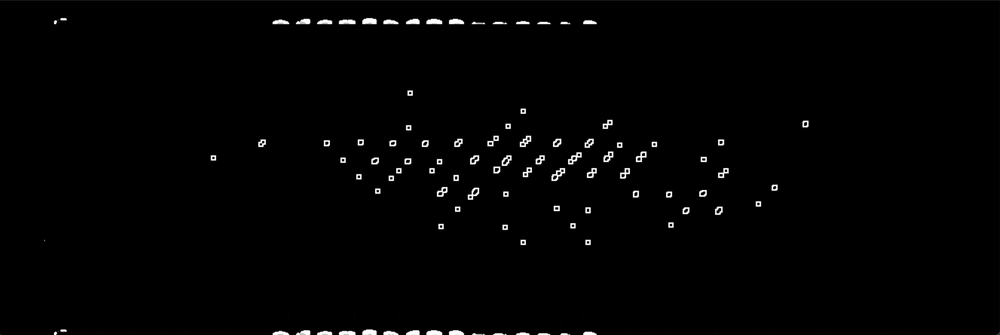
#> input picture blacktest2.png, 1000 x 335 px, shrunk from 1990 x 667 before the run
$ python -i isolate.py   (imports and definitions only)
#> lines starting #> are read from the running program, lines starting #| are printed output that depends on the picture; after the words box and inside, x2 and y2 are one past the last pixel; in counts of white or black regions, pixels touching at a corner belong together
#> further down, picture is the input picture: shape (335, 1000, 3); mean B, G, R 2.8, 2.8, 2.8
import cv2 as cv
import numpy as np


def chk_area(img):
    gray = cv.cvtColor(img, cv.COLOR_BGR2GRAY)
    ret,thresh = cv.threshold(gray, 127, 255, 0)
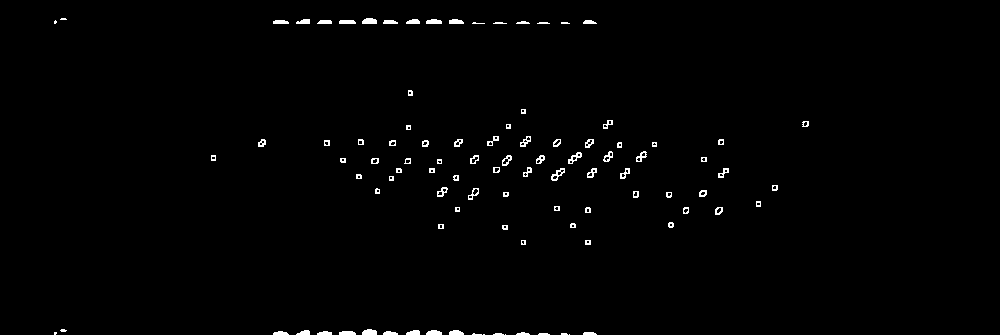
#> thresh: shape (335, 1000); 1.1% white; 99 white regions (12 under 20 px)
    contours, hierarchy = cv.findContours(thresh, cv.RETR_TREE, cv.CHAIN_APPROX_SIMPLE)
#> contours = 182 contours, 112 with area under 20; largest, box (x1, y1, x2, y2) and area: (551, 168, 565, 181) 76, (568, 152, 582, 164) 66, (362, 18, 377, 24) 60, (362, 329, 377, 335) 58, (502, 155, 512, 166) 58
    if len(contours) <= 0:
        return False

    cv.drawContours(img, contours, -1, (0, 255, 0), 2)
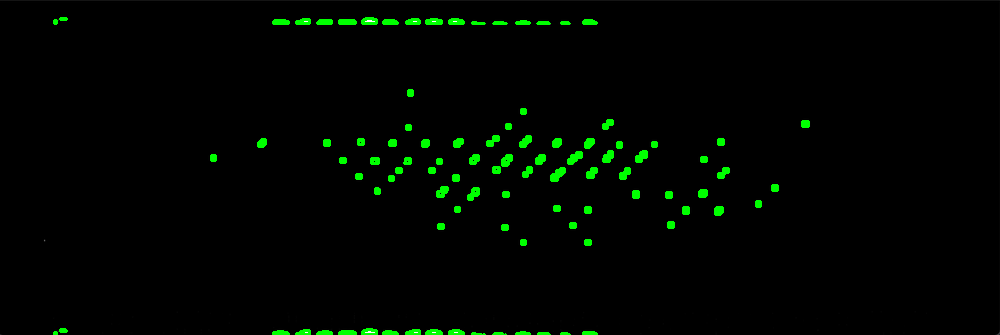
#> img: shape (335, 1000, 3); 2.04% of pixels changed, all inside (x1, y1, x2, y2) = (53, 17, 810, 335)
    area = np.max(np.array([cv.contourArea(x) for x in contours]))
#> area = 76.5

    if area > 1.0:
        return img
    else :
        return np.empty_like(img)

def defect_valid(img):
    gray = cv.cvtColor(img, cv.COLOR_BGR2GRAY)
    ret,thresh = cv.threshold(gray, 127, 255, 0)
    contours, hierarchy = cv.findContours(thresh, cv.RETR_TREE, cv.CHAIN_APPROX_SIMPLE)
    if len(contours) <= 0:
        return False
    area = np.max(np.array([cv.contourArea(x) for x in contours]))

    if area > 1.0:
        return True
    else :
        return False


>>> import cv2
>>> picture = cv2.imread('blacktest2.png')
>>> result = chk_area(picture)

$ run again, on blackdefect.png
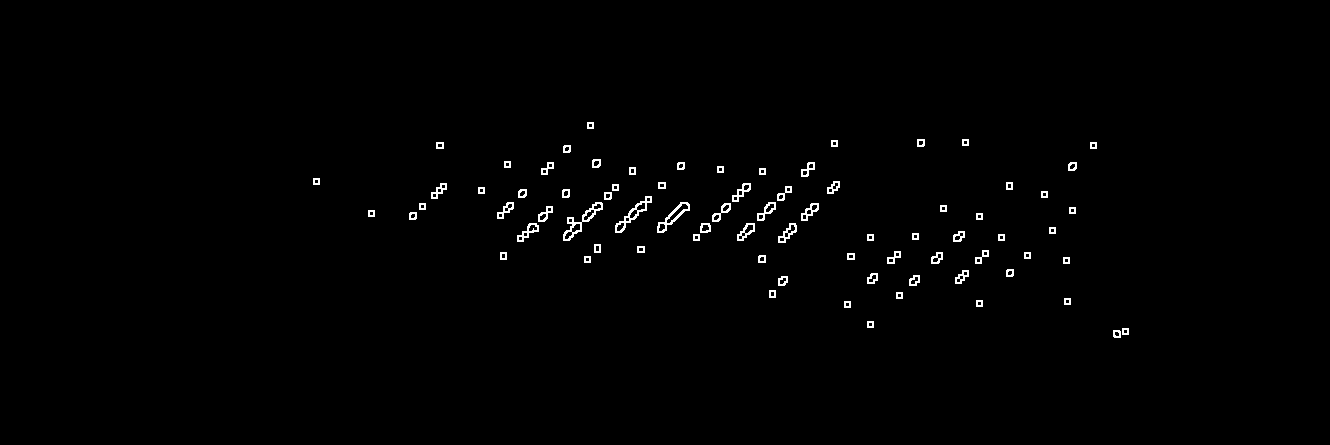
#> input picture blackdefect.png, 1330 x 445 px
#> picture is the input picture: shape (445, 1330, 3); 0.9% white in thin lines or dots, all inside (x1, y1, x2, y2) = (313, 122, 1129, 338)
#> contours = 190 contours, 69 with area under 20; largest, box (x1, y1, x2, y2) and area: (563, 202, 603, 241) 400, (615, 196, 652, 233) 338, (657, 202, 690, 233) 323, (778, 223, 797, 243) 159, (517, 223, 539, 242) 159
#> in chk_area, `cv.drawContours(img, contours, -1, (0, 255, 0), 2)`:
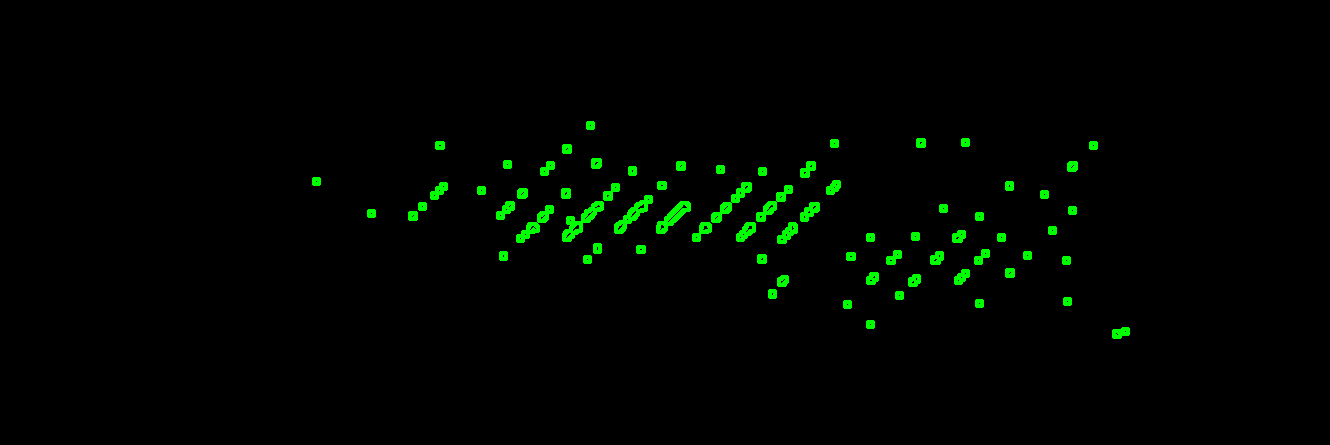
#> img: shape (445, 1330, 3); 1.69% of pixels changed, all inside (x1, y1, x2, y2) = (312, 121, 1130, 339)
#> area = 400.5

$ run again, on blackspot.png
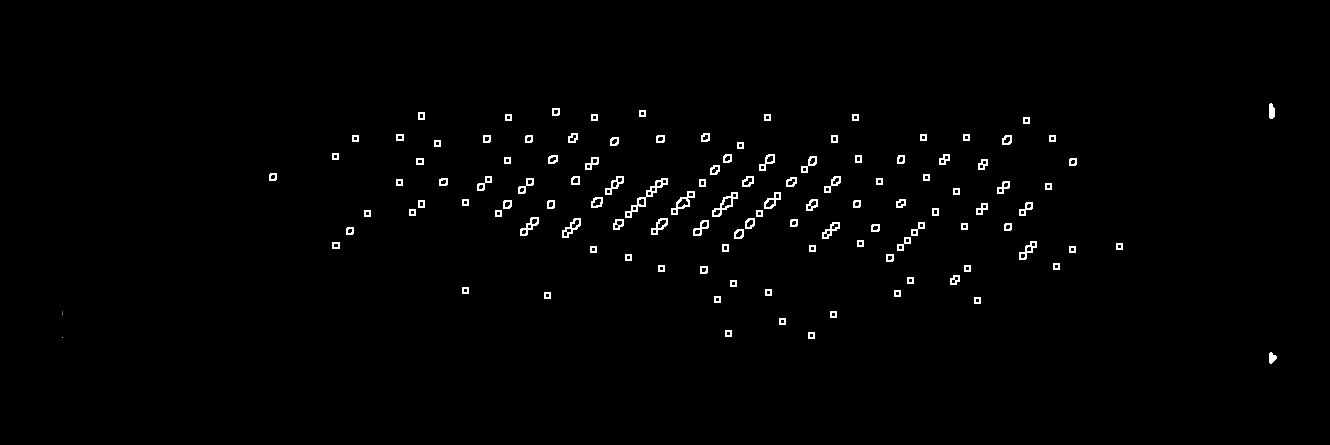
#> input picture blackspot.png, 1330 x 445 px
#> picture is the input picture: shape (445, 1330, 3); min 0, max 255, mean 3.1
#> thresh: shape (445, 1330); 1.2% white in thin lines or dots, all inside (x1, y1, x2, y2) = (62, 103, 1277, 364)
#> contours = 271 contours, 96 with area under 20; largest, box (x1, y1, x2, y2) and area: (625, 178, 668, 218) 293, (712, 192, 738, 217) 223, (671, 191, 695, 215) 197, (562, 218, 581, 238) 162, (520, 217, 539, 236) 142
#> in chk_area, `cv.drawContours(img, contours, -1, (0, 255, 0), 2)`:
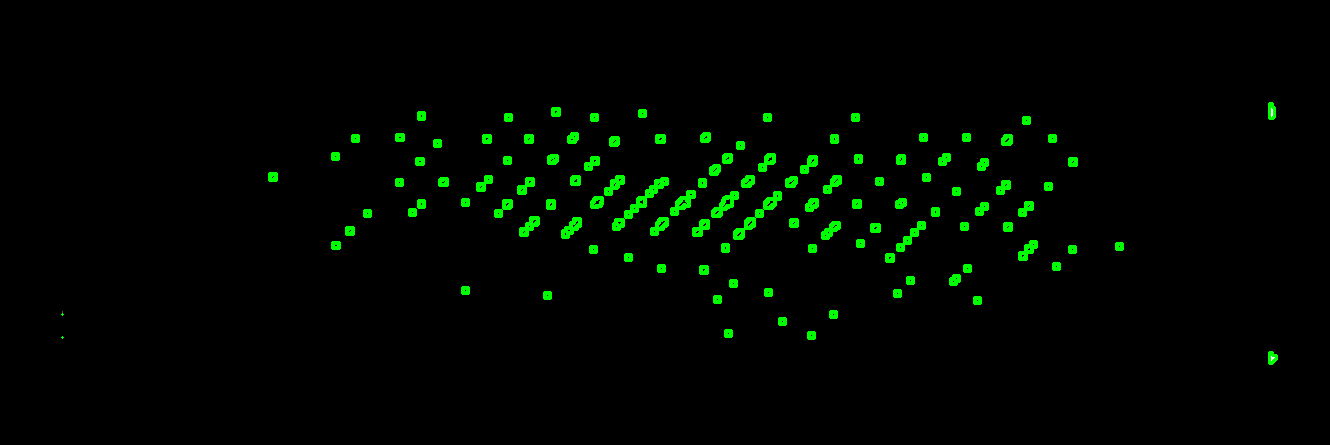
#> img: shape (445, 1330, 3); 2.26% of pixels changed, all inside (x1, y1, x2, y2) = (61, 102, 1278, 365)
#> area = 293

$ run again, on good.png
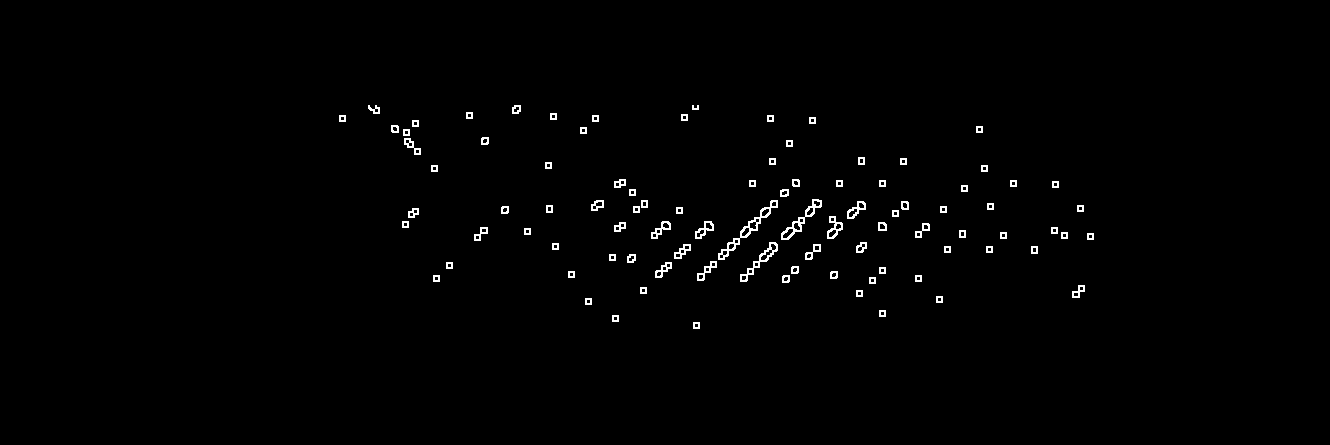
#> input picture good.png, 1330 x 445 px
#> picture is the input picture: shape (445, 1330, 3); 0.97% white in thin lines or dots, all inside (x1, y1, x2, y2) = (339, 105, 1094, 329)
#> contours = 222 contours, 92 with area under 20; largest, box (x1, y1, x2, y2) and area: (718, 200, 778, 260) 508, (781, 199, 822, 240) 376, (740, 242, 778, 282) 302, (827, 216, 843, 239) 178, (847, 201, 866, 219) 155
#> in chk_area, `cv.drawContours(img, contours, -1, (0, 255, 0), 2)`:
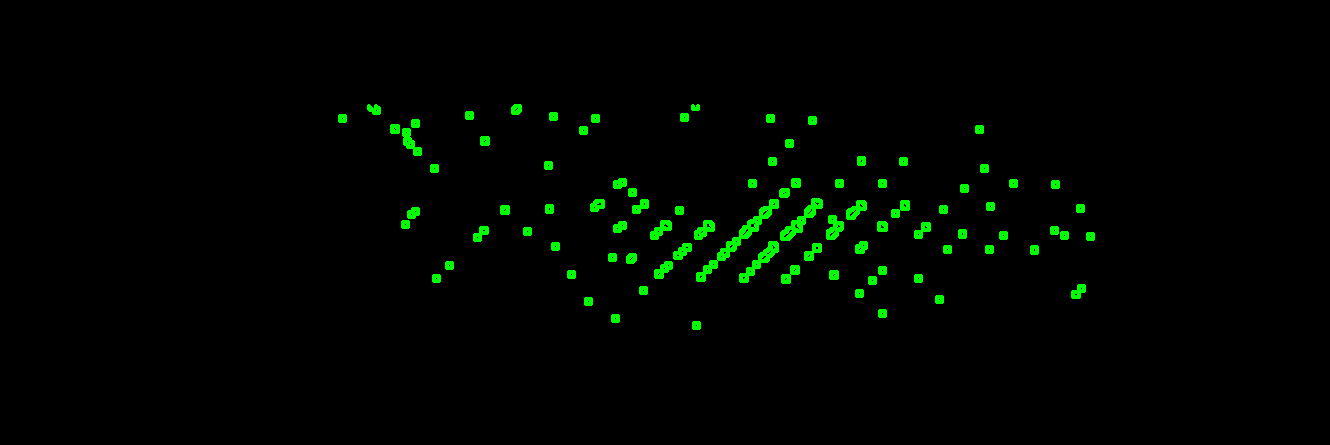
#> img: shape (445, 1330, 3); 1.83% of pixels changed, all inside (x1, y1, x2, y2) = (338, 104, 1095, 330)
#> area = 507.5
